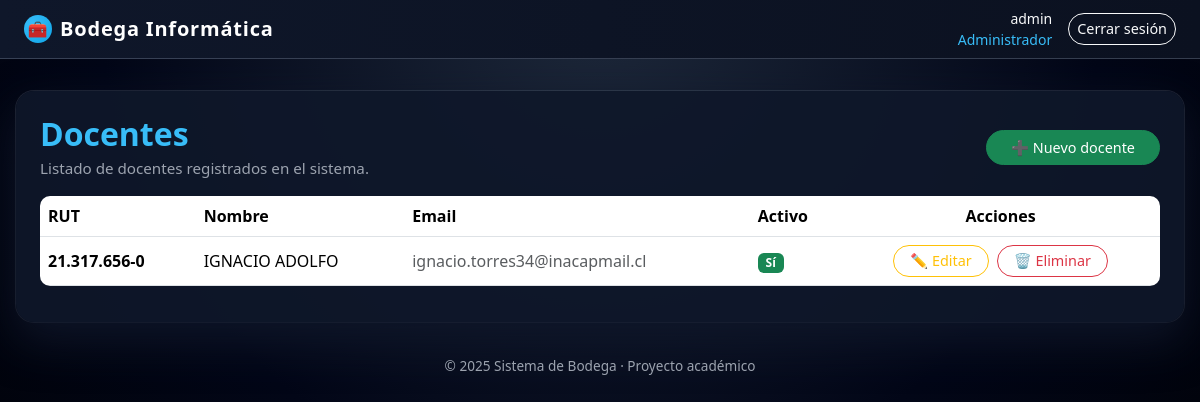
The app's page /docentes/ (signed in) with its own data.
### informatica/models.py (models this page shows, shortened)
class Usuario(AbstractUser):
    ROL_CHOICES = (
        ('ADMIN', 'Administrador'),
        ('PANOL', 'Pañol'),
    )
    rol = models.CharField(max_length=10, choices=ROL_CHOICES)

class Docente(models.Model):
    rut = models.CharField(max_length=12, unique=True)
    nombre = models.CharField(max_length=100)
    email = models.EmailField(blank=True, null=True)
    activo = models.BooleanField(default=True)

### informatica/decorators.py (the view)
        @login_required
        def _wrapped_view(request, *args, **kwargs):
            if getattr(request.user, 'rol', None) == rol:
                return view_func(request, *args, **kwargs)
            return HttpResponseForbidden("No tienes permiso para acceder a esta página.")

### informatica/views.py (called while the page is built)
@rol_requerido('ADMIN')
def docente_list(request):
    docentes = Docente.objects.all()
    return render(request, 'docente_list.html', {'docentes': docentes})

### informatica/templates/docente_list.html (shortened to what this page needs)
{% extends 'base.html' %}
{% block content %}
<div class="d-flex justify-content-between align-items-center mb-3">
    <div>
        <h2 class="text-accent fw-semibold mb-1">Docentes</h2>
        <p class="card-main-lead mb-0">Listado de docentes registrados en el sistema.</p>
    </div>
    <a class="btn btn-success px-4" href="{% url 'docente_create' %}">
        ➕ Nuevo docente
    </a>
</div>
<table class="table align-middle">
    <thead>
        <tr>
            <th scope="col">RUT</th>
            <th scope="col">Nombre</th>
            <th scope="col">Email</th>
            <th scope="col">Activo</th>
            <th scope="col" class="text-center">Acciones</th>
        </tr>
    </thead>
    <tbody>
    {% for d in docentes %}
        <tr>
            <td class="fw-semibold">{{ d.rut }}</td>
            <td>{{ d.nombre }}</td>
            <td class="text-muted">{{ d.email }}</td>
            <td>
                {% if d.activo %}
                    <span class="badge bg-success">Sí</span>
                {% else %}
                    <span class="badge bg-danger">No</span>
                {% endif %}
            </td>
            <td class="text-center">
                <div class="d-flex justify-content-center gap-2">
                    <a class="btn btn-sm btn-outline-warning px-3" href="{% url 'docente_update' d.pk %}">
                        ✏️ Editar
                    </a>
                    <a class="btn btn-sm btn-outline-danger px-3" href="{% url 'docente_delete' d.pk %}">
                        🗑️ Eliminar
                    </a>
                </div>
            </td>
        </tr>
    {% empty %}
        <tr>
            <td colspan="5" class="text-center text-muted py-3">
                No hay docentes registrados.
            </td>
        </tr>
    {% endfor %}
    </tbody>
</table>
{% endblock %}

### informatica/templates/base.html (shortened to what this page needs)
{% load static %}
<!DOCTYPE html>
<html lang="es">
<head>
    <link href="https://cdn.jsdelivr.net/npm/bootstrap@5.3.3/dist/css/bootstrap.min.css" rel="stylesheet">
</head>
<body>
<nav class="navbar navbar-expand-lg navbar-dark">
    <div class="container-fluid px-4">
        <a class="navbar-brand" href="{% url 'home' %}">
            <span class="icon">🧰</span>
            <span class="label">Bodega Informática</span>
        </a>
        <div class="d-flex align-items-center">
            {% if user.is_authenticated %}
                <span class="text-light me-3 small text-end">
                    {{ user.username }}<br>
                    {% if user.rol %}
                        <span class="text-accent">{{ user.get_rol_display }}</span>
                    {% endif %}
                </span>
                <a class="btn btn-outline-light btn-sm" href="{% url 'logout' %}">Cerrar sesión</a>
            {% endif %}
        </div>
    </div>
</nav>
<div class="container-content">
    <div class="card-main">
        {% block content %}{% endblock %}
    </div>
</div>
<footer>
    <p>© {% now "Y" %} Sistema de Bodega · Proyecto académico</p>
</footer>
</body>
</html>

### informatica/templates/base.html (style rules this page uses)
:root { --bg-main: #020617; --bg-card: rgba(15, 23, 42, 0.92); --border-soft: rgba(148, 163, 184, 0.25); --text-main: #e5e7eb; --text-muted: #9ca3af; --accent: #38bdf8; --accent-2: #22c55e; }
* { box-sizing: border-box; }
body { margin: 0; min-height: 100vh; background: radial-gradient(circle at top, #1e293b 0, #020617 50%, #000 100%); font-family: system-ui, -apple-system, BlinkMacSystemFont, "Segoe UI", Roboto, sans-serif; color: var(--text-main); }
.navbar { background: linear-gradient(90deg, #0f172a, #0b1120); border-bottom: 1px solid rgba(148, 163, 184, 0.3); backdrop-filter: blur(10px); }
.navbar-brand { font-weight: 600; letter-spacing: 0.04em; display: flex; align-items: center; gap: 8px; }
.navbar-brand span.icon { display: inline-flex; width: 28px; height: 28px; border-radius: 999px; align-items: center; justify-content: center; background: radial-gradient(circle at 30% 30%, #38bdf8, #0ea5e9); color: #0b1120; font-size: 16px; }
.container-content { max-width: 1200px; margin: 32px auto 24px auto; padding: 0 16px; }
.card-main { border-radius: 18px; padding: 24px 24px 20px 24px; background: var(--bg-card); box-shadow: 0 18px 45px rgba(15, 23, 42, 0.9), 0 0 0 1px rgba(148, 163, 184, 0.2); }
.card-main-lead { color: var(--text-muted); font-size: 0.95rem; }
.text-accent { color: var(--accent); }
.table { border-radius: 10px; overflow: hidden; margin-top: 10px; }
.table thead { background: linear-gradient(90deg, #0f172a, #020617); color: #e5e7eb; }
.btn { border-radius: 999px; font-size: 0.9rem; }
.btn-outline-light { border-radius: 999px; }
footer { margin-top: 20px; padding: 10px 0 18px 0; text-align: center; color: var(--text-muted); font-size: 0.85rem; }

### records on screen
Usuario: username "admin", rol "Administrador"
Docente: rut "21.317.656-0", nombre "IGNACIO ADOLFO", email "ignacio.torres34@inacapmail.cl", activo "Sí"
